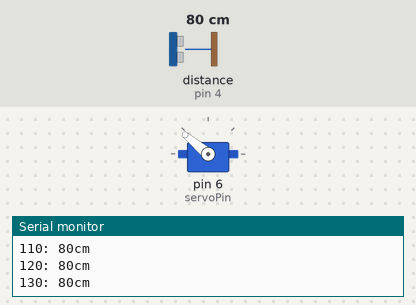
Recording of a sketch running on a simulated Arduino Uno, built with avr-gcc and run on an emulated ATmega328P. On the bench: servo, the last lines printed to the serial monitor. Wiring (inferred from the names in the program): ultrasonic range finder: trigger pin 5; echo pin 4. The inputs (shaded band) are chosen by the test bench; at power-on: distance to the obstacle (sensor on pin 4) 80 cm. The echo pulse lasts 58.3 µs per cm.

Above: at 1.48 s.
2.3 s: distance to the obstacle (sensor on pin 4) set to 60 cm
At 2.53 s:
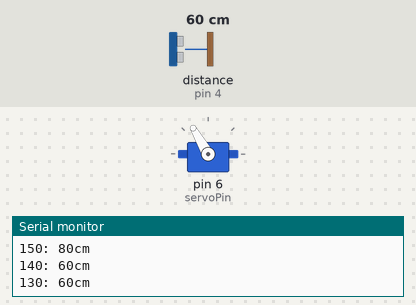
5.3 s: distance to the obstacle (sensor on pin 4) set to 2 cm
At 5.45 s:
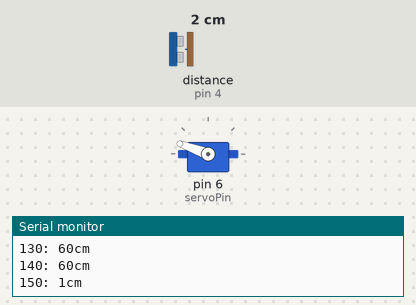
8.3 s: distance to the obstacle (sensor on pin 4) set to 18 cm
At 8.48 s:
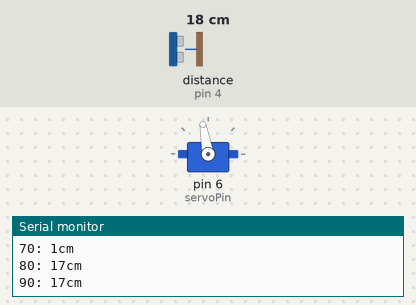
Timing chart, 0 to 17.3 s (numbered marks = the images above; inputs shaded):
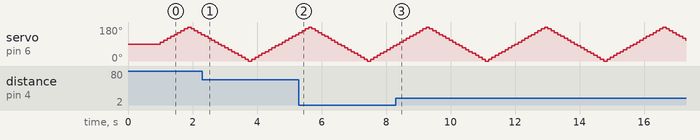

The sketch:

01_simple_sonar.ino
```cpp
#include <Servo.h>

// ECHO to D4
#define inputPin 4
// TRIG to D5
#define outputPin 5
// Servo to D6
#define servoPin 6
// min and max angles
#define minAngle 0
#define maxAngle 180

int currentAngle = (minAngle + maxAngle) / 2;// in the middle;
int angleIncrement = 10;

Servo servo;

void setup()
{
  Serial.begin(9600);

  pinMode(inputPin, INPUT);
  pinMode(outputPin, OUTPUT);

  servo.attach(servoPin);

  // Go to the medium servo angle
  servo.write(currentAngle);
  delay(1000);
}

void loop()
{
  measure_distance_and_log();

  // increment/decrement servo angle
  currentAngle += angleIncrement;

  if (currentAngle <= minAngle)
  {
    currentAngle = minAngle;
    angleIncrement = -angleIncrement;
  }
  else if (currentAngle >= maxAngle)
  {
    currentAngle = maxAngle;
    angleIncrement = -angleIncrement;
  }

  servo.write(currentAngle);
  delay(100);//TODO use a formula instead
}

void measure_distance_and_log()
{
  digitalWrite(outputPin, LOW);
  delayMicroseconds(2);

  digitalWrite(outputPin, HIGH); // Pulse for 10μs to trigger ultrasonic detection
  delayMicroseconds(10);

  digitalWrite(outputPin, LOW);
  int distance = pulseIn(inputPin, HIGH);  // Read receiver pulse time

  distance= distance / 58;   // Transform pulse time to distance

  //Output distance
  Serial.print(currentAngle);
  Serial.print(": ");
  Serial.print(distance);
  Serial.println("cm");
}
```
